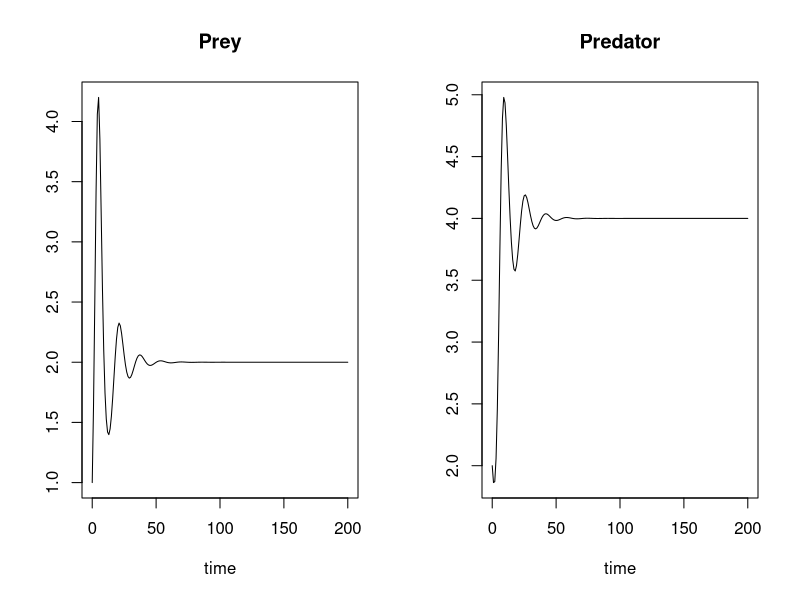
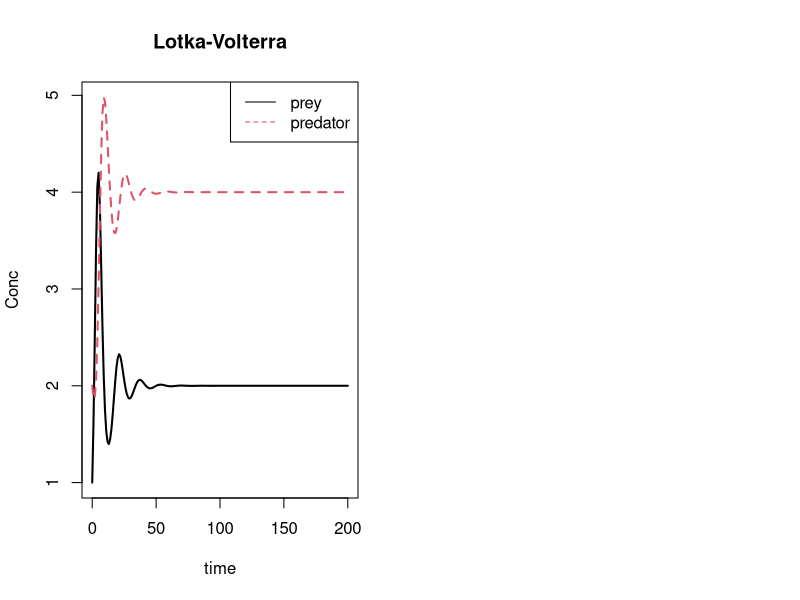
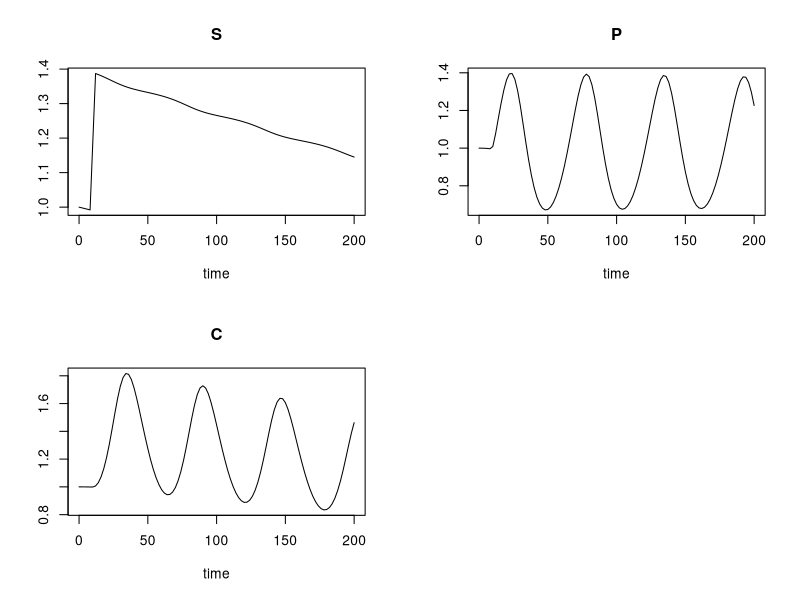
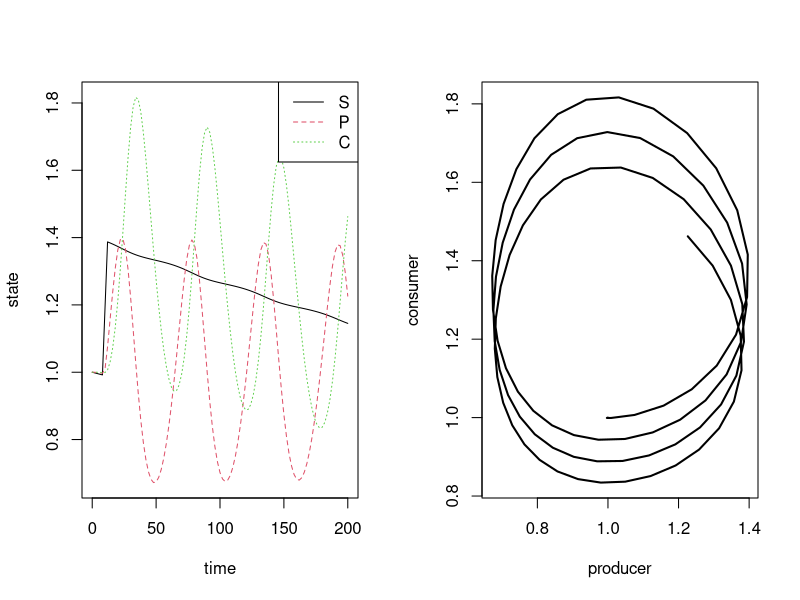

Generate these figures, in order, with R: (Note: this script raises an error after producing the figures.)
## ---- chunk 1
knitr::opts_chunk$set(echo = TRUE, cache = TRUE)
library(deSolve)
## ---- chunk 2
LVmod <- function(Time, State, Pars) {
  with(as.list(c(State, Pars)), {
    Ingestion    <- rIng  * Prey * Predator #  \beta x y
    GrowthPrey   <- rGrow * Prey * (1 - Prey/K) # \alpha x
    MortPredator <- rMort * Predator

    dPrey        <- GrowthPrey - Ingestion
    dPredator    <- Ingestion * assEff - MortPredator

    return(list(c(dPrey, dPredator)))
  })
}

pars  <- c(rIng   = 0.2,    # /day, rate of ingestion
           rGrow  = 1.0,    # /day, growth rate of prey
           rMort  = 0.2 ,   # /day, mortality rate of predator
           assEff = 0.5,    # -, assimilation efficiency
           K      = 10)     # mmol/m3, carrying capacity

yini  <- c(Prey = 1, Predator = 2) # initial states of the system
times <- seq(0, 200, by = 1) # initial time
out   <- ode(yini, times, LVmod, pars)
summary(out)

## Default plot method
plot(out)

## User specified plotting
matplot(out[ , 1], out[ , 2:3], type = "l", xlab = "time", ylab = "Conc",
        main = "Lotka-Volterra", lwd = 2)
legend("topright", c("prey", "predator"), col = 1:2, lty = 1:2)
## ---- chunk 3
SPCmod <- function(t, x, parms, input)  {
  with(as.list(c(parms, x)), {
    import <- input(t)
    dS <- import - b*S*P + g*C    # substrate
    dP <- c*S*P  - d*C*P          # producer
    dC <- e*P*C  - f*C            # consumer
    res <- c(dS, dP, dC)
    list(res)
  })
}

## The parameters 
parms <- c(b = 0.001, c = 0.1, d = 0.1, e = 0.1, f = 0.1, g = 0.0)

## vector of timesteps
times <- seq(0, 200, length = 101)

## external signal with rectangle impulse
signal <- data.frame(times = times,
                     import = rep(0, length(times)))

signal$import[signal$times >= 10 & signal$times <= 11] <- 0.2

sigimp <- approxfun(signal$times, signal$import, rule = 2)

## Start values for steady state
xstart <- c(S = 1, P = 1, C = 1)

## Solve model
out <- ode(y = xstart, times = times,
           func = SPCmod, parms = parms, input = sigimp)

## Default plot method
plot(out)

## User specified plotting
mf <- par(mfrow = c(1, 2))
matplot(out[,1], out[,2:4], type = "l", xlab = "time", ylab = "state")
legend("topright", col = 1:3, lty = 1:3, legend = c("S", "P", "C"))
plot(out[,"P"], out[,"C"], type = "l", lwd = 2, xlab = "producer",
  ylab = "consumer")
par(mfrow = mf)
## ---- chunk 4
SIRmod <- function(Time, State, Pars) {
  with(as.list(c(State, Pars)), {
    dSusceptible <- -beta * Infected * Susceptible
    dInfected <- beta * Infected * Susceptible - gamma * Infected
    dRecovered <- gamma * Infected
    return(list(c(dSusceptible, dInfected, dRecovered)))
  })
}

pars  <- c(beta = 1.5,
           gamma = .3)     # mmol/m3, carrying capacity

yini  <- c(Susceptible = 1-1e-6, Infected = 1e-6, Recovered = 0) # initial states of the system
times <- seq(0, 100 , by = 1) # initial time
out   <- ode(yini, times, SIRmod, pars)
summary(out)

sir_diffeq <- function(Time, State, Pars) {
  with(as.list(c(State, Pars)), {
    dSusceptible <- -beta * Infected * Susceptible
    dInfected <- beta * Infected * Susceptible - gamma * Infected
    dRecovered <- gamma * Infected
    return(list(c(dSusceptible, dInfected, dRecovered)))
  })
}

sir_ode <- function(beta = 1, gamma = .2,
                initial_state = c(Susceptible = 1-1e-6,
                                  Infected = 1e-6,
                                  Recovered = 0),
                times = seq(0, 100, by = 1)) {
  pars <- c(beta = beta, gamma = gamma)
  
  # check that initial state has the correctly named variables
  ode(initial_state, times, sir_diffeq, pars)
}

beta <- 1
gamma <- .2
out <- sir_ode(beta = beta, gamma = gamma)

out %>% as.data.frame() %>%
  pivot_longer(Susceptible:Recovered, names_to = "state", values_to = "prop") %>% 
  ggplot(aes(time, prop)) + 
  geom_line(aes(color = state)) +
  theme_minimal() + 
  labs(title = sprintf("SIR, beta = %g, gamma = %g", beta, gamma))
